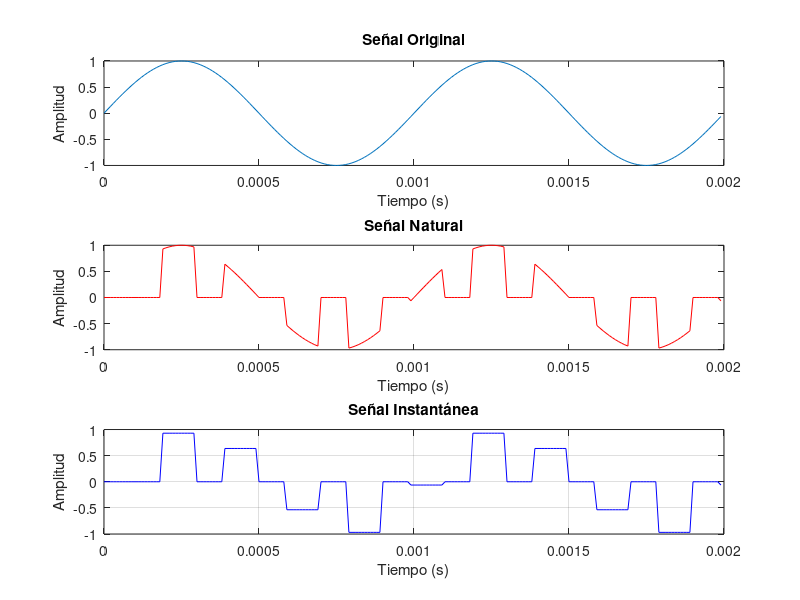

Reproduce this figure in MATLAB.
clc;
close all;
clear all;

% parámetros de configuración
fm = 100000; % Hz
tm = 1/fm; % segundos
ls = 200; % largo de la señal
f_c = 1000; % Hz
f_s = 5000; % Hz
t_s = 1/f_s; % segundos
tau = 0.5*t_s; % segundos
d = tau/t_s; % ciclo de trabajo

% vectores
t = (0:ls-1)*tm;
m_t = sin(2*pi*f_c*t);

% auxiliaries
r = floor(t_s/tm);
s = floor(tau/tm);
disp(r)

% muestreo natural
s_nat = zeros(1,length(t));
for i=1:length(m_t)
if mod(i,r)==0
s_nat(i:i+s) = 1;
end
end
s_nat = s_nat(1:length(t));
m_t_nat = m_t.*s_nat;

% muestreo instantaneo
m_t_inst = zeros(1,length(t));
for i=1:length(m_t)
if mod(i,r)==0
m_t_inst(i:i+s) = m_t(i);
end
end



m_t_inst = m_t_inst(1:length(t));
subplot(3,1,1);
plot(t,m_t);
title('Señal Original');
xlabel('Tiempo (s)');
ylabel('Amplitud');
hold on;

subplot(3,1,2);
plot(t,m_t_nat,'-r');
title('Señal Natural');
xlabel('Tiempo (s)');
ylabel('Amplitud');

subplot(3,1,3);
plot(t,m_t_inst, '-b');
title('Señal Instantánea');
xlabel('Tiempo (s)');
ylabel('Amplitud');

grid on;